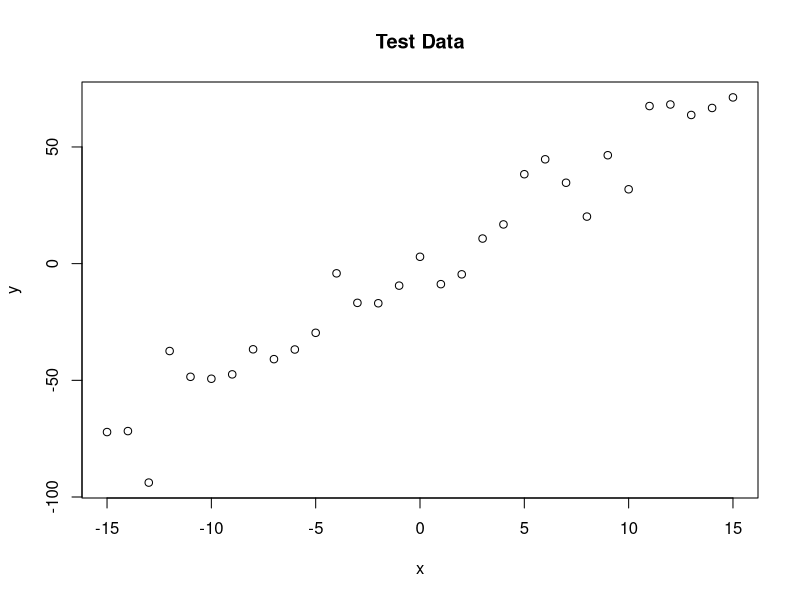
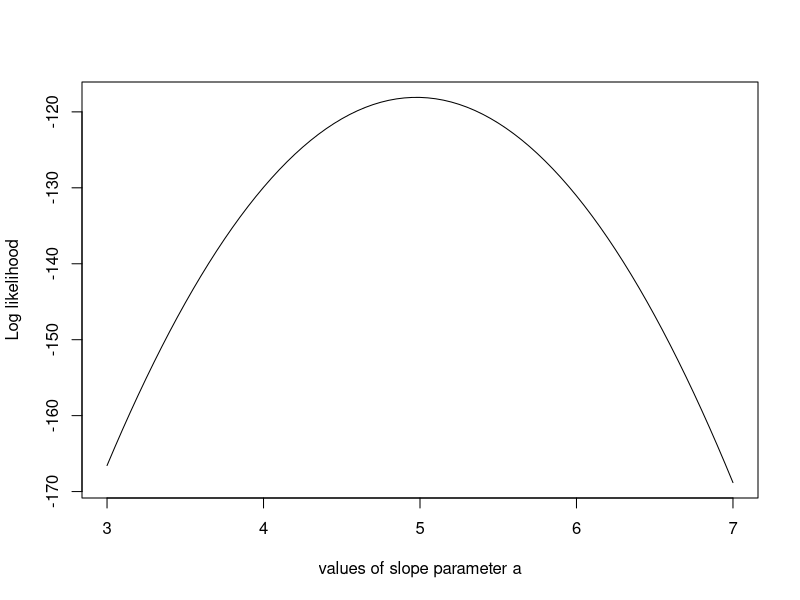
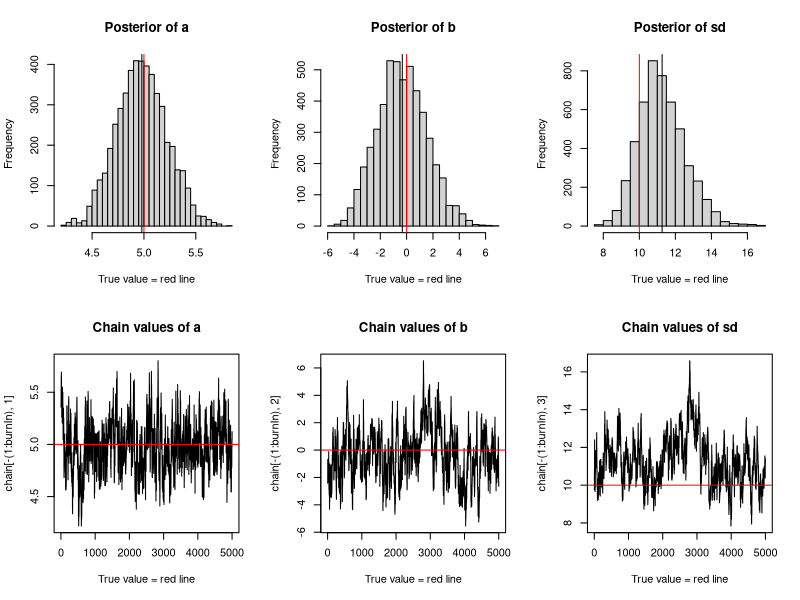

Recreate these plots in R, in order.
trueA <- 5
trueB <- 0
trueSd <- 10
sampleSize <- 31

# create independent x-values 
x <- (-(sampleSize-1)/2):((sampleSize-1)/2)
# create dependent values according to ax + b + N(0,sd)
y <- trueA * x + trueB + rnorm(n=sampleSize,mean=0,sd=trueSd)

plot(x,y, main="Test Data")

likelihood <- function(param){
  a = param[1]
  b = param[2]
  sd = param[3]
  
  pred = a*x + b
  singlelikelihoods = dnorm(y, mean = pred, sd = sd, log = T)
  sumll = sum(singlelikelihoods)
  return(sumll) 
}

# Example: plot the likelihood profile of the slope a
slopevalues <- function(x){return(likelihood(c(x, trueB, trueSd)))}
slopelikelihoods <- lapply(seq(3, 7, by=.05), slopevalues )
plot (seq(3, 7, by=.05), slopelikelihoods , type="l", xlab = "values of slope parameter a", ylab = "Log likelihood")

# Prior distribution
prior <- function(param){
  a = param[1]
  b = param[2]
  sd = param[3]
  aprior = dunif(a, min=0, max=10, log = T)
  bprior = dnorm(b, sd = 5, log = T)
  sdprior = dunif(sd, min=0, max=30, log = T)
  return(aprior+bprior+sdprior)
}

posterior <- function(param){
  return (likelihood(param) + prior(param))
}


######## Metropolis algorithm ################

proposalfunction <- function(param){
  return(rnorm(3,mean = param, sd= c(0.1,0.5,0.3)))
}

run_metropolis_MCMC <- function(startvalue, iterations){
  chain = array(dim = c(iterations+1,3))
  chain[1,] = startvalue
  for (i in 1:iterations){
    proposal = proposalfunction(chain[i,])
    
    probab = exp(posterior(proposal) - posterior(chain[i,]))
    if (runif(1) < probab){
      chain[i+1,] = proposal
    }else{
      chain[i+1,] = chain[i,]
    }
  }
  return(chain)
}

startvalue = c(4,0,10)
chain = run_metropolis_MCMC(startvalue, 10000)

burnIn = 5000
acceptance = 1-mean(duplicated(chain[-(1:burnIn),]))


### Summary: #######################

graphthese<-function(chain, burnIn, trueA, trueB, trueSd){
par(mfrow = c(2,3))
hist(chain[-(1:burnIn),1],nclass=30, , main="Posterior of a", xlab="True value = red line" )
abline(v = mean(chain[-(1:burnIn),1]))
abline(v = trueA, col="red" )
hist(chain[-(1:burnIn),2],nclass=30, main="Posterior of b", xlab="True value = red line")
abline(v = mean(chain[-(1:burnIn),2]))
abline(v = trueB, col="red" )
hist(chain[-(1:burnIn),3],nclass=30, main="Posterior of sd", xlab="True value = red line")
abline(v = mean(chain[-(1:burnIn),3]) )
abline(v = trueSd, col="red" )
plot(chain[-(1:burnIn),1], type = "l", xlab="True value = red line" , main = "Chain values of a", )
abline(h = trueA, col="red" )
plot(chain[-(1:burnIn),2], type = "l", xlab="True value = red line" , main = "Chain values of b", )
abline(h = trueB, col="red" )
plot(chain[-(1:burnIn),3], type = "l", xlab="True value = red line" , main = "Chain values of sd", )
abline(h = trueSd, col="red" )
}
graphthese(chain, burnIn, trueA, trueB, trueSd)

# for comparison:
summary(lm(y~x))